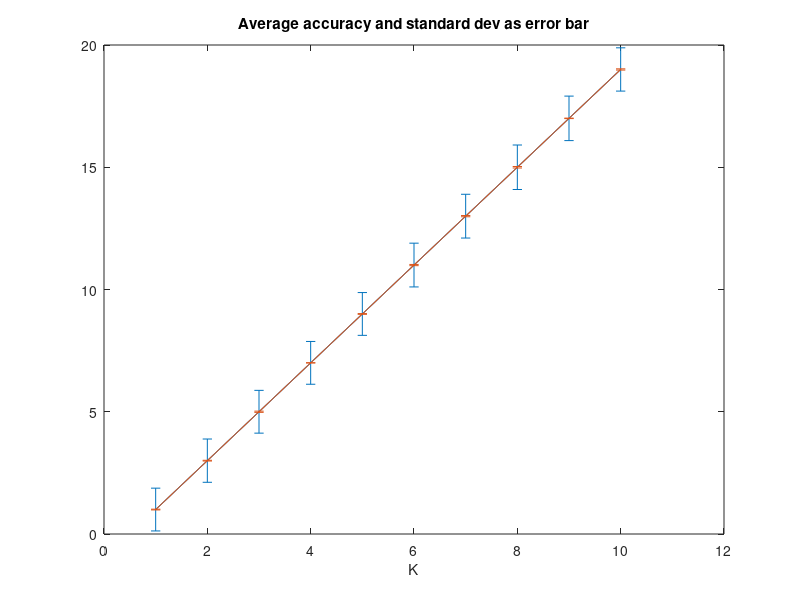

Here is the MATLAB script that generated this plot:
clc;clear all;close all;
K = [1, 3, 5, 7, 9, 11, 13, 15, 17, 19]
std = [0.015000000000000013, 0.015000000000000013, 0.025000000000000022, 0.0050000000000000044, 0.015000000000000013, 0.025000000000000022, 0.025000000000000022, 0.02999999999999997, 0.010000000000000009, 0.025000000000000022]
avg = [0.875, 0.885, 0.875, 0.875, 0.875, 0.895, 0.895, 0.9099999999999999, 0.91, 0.885]

figure;
errorbar(K,avg);
hold on;
errorbar(K,std);
xlabel('K');
title('Average accuracy and standard dev as error bar');